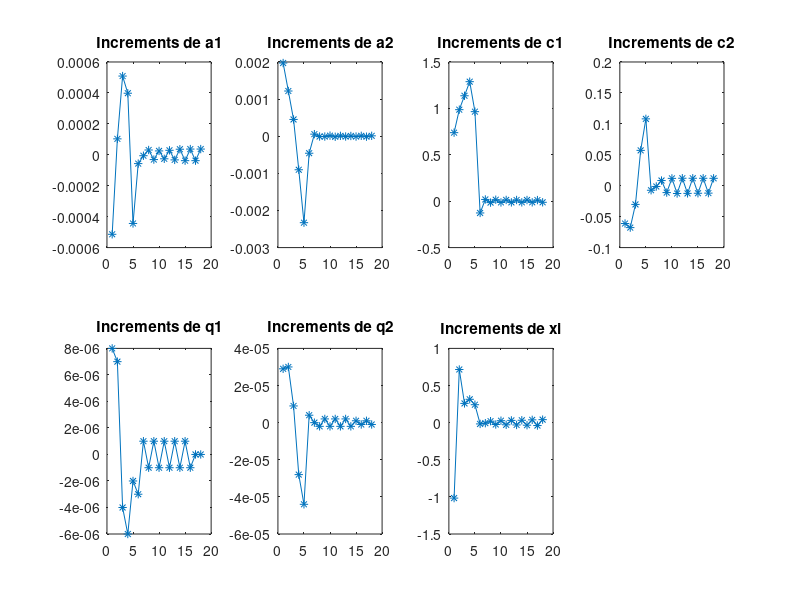

The MATLAB script that drew this image:
clear
clf
A = [-0.000514 0.001972 0.738451 -0.061098 0.000008 0.000029 -1.016321  ; 0.000103 0.001218 0.986223 -0.067708 0.000007 0.000030 0.715700  ; 0.000509 0.000452 1.136034 -0.030215 -0.000004 0.000009 0.259033  ; 0.000398 -0.000903 1.287787 0.057119 -0.000006 -0.000028 0.314369  ; -0.000444 -0.002329 0.964813 0.108061 -0.000002 -0.000044 0.241456  ; -0.000057 -0.000458 -0.126790 -0.007339 -0.000003 0.000004 -0.017251  ; -0.000006 0.000056 0.018728 -0.001219 0.000001 0.000000 -0.007253  ; 0.000031 -0.000008 -0.015215 0.008378 -0.000001 -0.000002 0.019836  ; -0.000031 -0.000009 0.015940 -0.011098 0.000001 0.000002 -0.024945  ; 0.000025 0.000016 -0.013344 0.011890 -0.000001 -0.000002 0.026271  ; -0.000026 -0.000015 0.013683 -0.012583 0.000001 0.000002 -0.029151  ; 0.000029 0.000010 -0.012901 0.012116 -0.000001 -0.000002 0.030245  ; -0.000033 -0.000008 0.013024 -0.012381 0.000001 0.000002 -0.031245  ; 0.000036 0.000007 -0.012590 0.012086 -0.000001 -0.000002 0.031992  ; -0.000038 -0.000009 0.012567 -0.012163 0.000001 0.000001 -0.034540  ; 0.000037 0.000011 -0.012305 0.012060 -0.000001 -0.000001 0.037533  ; -0.000038 -0.000012 0.012110 -0.011962 0.000000 0.000001 -0.039232  ; 0.000037 0.000011 -0.011966 0.011978 -0.000000 -0.000001 0.040414 ];
% Vecteur colonne du nombre d'itérations
N=length(A(:,1));
iterations=[1:N]';

% Tracé
titres=['Increments de a1';'Increments de a2';'Increments de c1';'Increments de c2';'Increments de q1';'Increments de q2';'Increments de xi'];
for i=1:7
	subplot(2,4,i)
	plot(iterations(1:end), A(1:end,i), '*-');
	title(titres(i,:));
end

